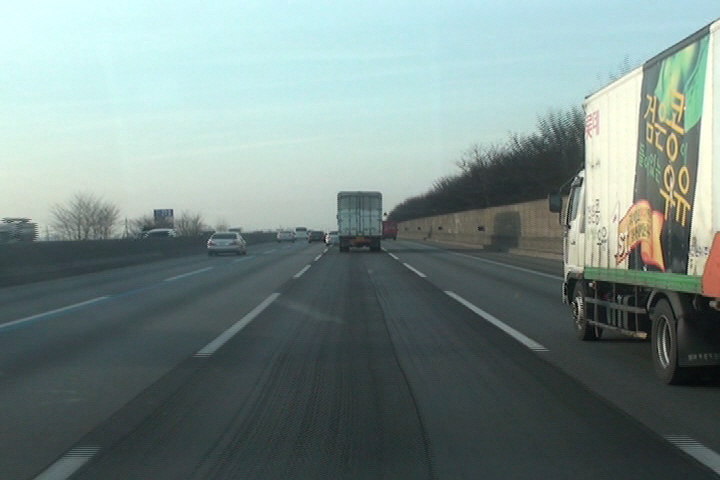
//> input picture 과제-opencv/Project3/Project1/00001.jpg, 720 x 480 px
$ ./소스   (built with g++ and OpenCV 4)
//> lines starting //> are read from the running program, lines starting //| are printed output that depends on the picture; after the words box and inside, x2 and y2 are one past the last pixel; in counts of white or black regions, pixels touching at a corner belong together
#include <opencv2/opencv.hpp>
#include <iostream>

using namespace cv;
using namespace std;

void ExtractByHsv(Mat hsv, Mat bin);
void HoughTransform(Mat mbin, Mat dst);
void main()
{
	Mat source = imread("00001.jpg");		// 원본 영상
//> source is the input picture: 480 rows x 720 cols, CV_8UC3; mean B, G, R 134.2, 137.3, 119.9
	Mat hsv = Mat(source.size(), CV_8UC3);

	cvtColor(source, hsv, CV_BGR2HSV);
//> hsv: 480 rows x 720 cols, CV_8UC3; mean H, S, V 81.9, 42.5, 139.3
	Mat channel[3];
	split(hsv, channel);
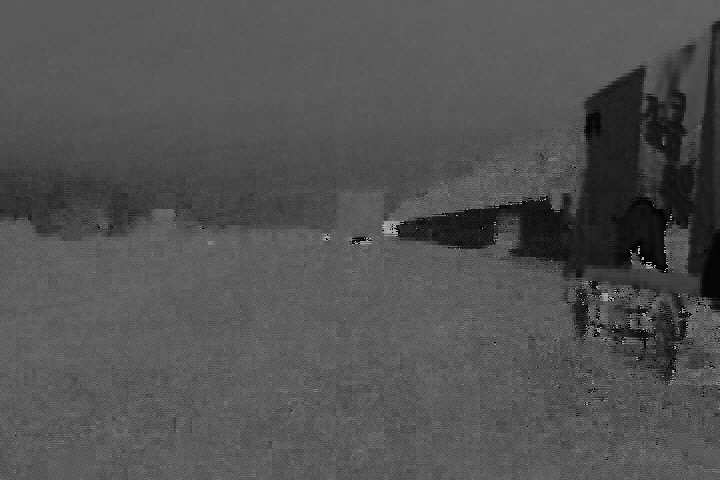
//> channel[0]: 480 rows x 720 cols, CV_8UC1; min 0, max 179, mean 81.9
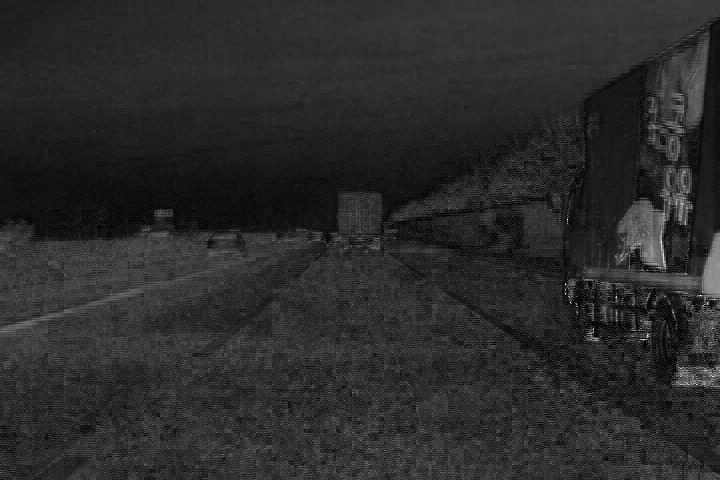
//> channel[1]: 480 rows x 720 cols, CV_8UC1; min 0, max 255, mean 42.5
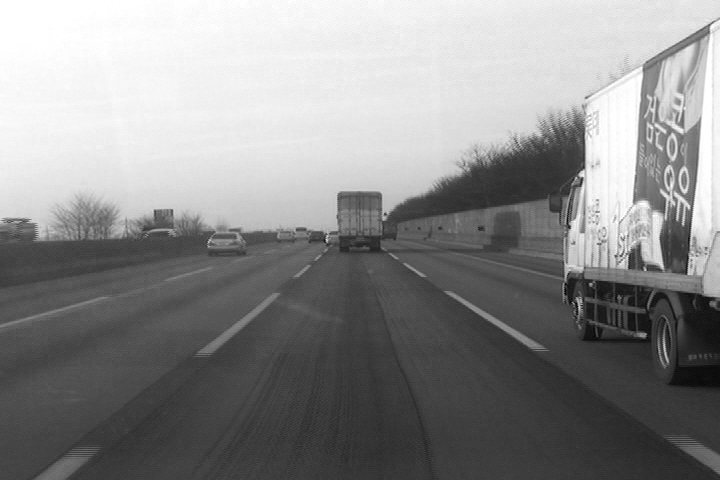
//> channel[2]: 480 rows x 720 cols, CV_8UC1; min 1, max 255, mean 139.3
	HoughTransform(channel[0], source);

	imshow("source", source);
	waitKey(0);
}

void ExtractByHsv(Mat hsv, Mat bin)
{
	const int width = hsv.cols;		// 영상의 가로 크기
	const int height = hsv.rows;	// 영상의 세로 크기
	for (int y = 0; y < height; y++)
	{
		for (int x = 0; x < width; x++)
		{
			Vec3b val = hsv.at<Vec3b>(y, x);
			if ((90 < val[0] && val[0] < 140)		// 색상
				&& (90 < val[1] && val[1] < 360)	// 채도
				&& (90 < val[2] && val[2] < 360)	// 명도
				)
			{
				bin.at<unsigned char>(y, x) = 255;
			}
			else
			{
				bin.at<unsigned char>(y, x) = 0;
			}
		}
	}
}

void HoughTransform(Mat mbin, Mat dst)
{

	IplImage* bin = cvCloneImage(&(IplImage)mbin);
	CvMemStorage* storage = cvCreateMemStorage(0);
	CvSeq* lines = 0;
	lines = cvHoughLines2(bin, storage, CV_HOUGH_STANDARD, 1, CV_PI / 180, 10);
//> lines = 9115 lines (rho, theta), first 12: [339, 0.79], [342, 0.79], [344, 0.79], [346, 0.79], [349, 0.79], [351, 0.79], [354, 0.79], [356, 0.79], [359, 0.79], [361, 0.79], [363, 0.79], [366, 0.79]

	for (int i = 0; i < MIN(lines->total, 10); i++)
	{
		float* line = (float*)cvGetSeqElem(lines, i);
		//그리기 위한 임시라인
		float rho = line[0];
		float theta = line[1];
		//극좌표를 직교좌표로 바꿔준다.
		CvPoint pt1, pt2;
		double a = cos(theta), b = sin(theta);
		double x0 = a * rho, y0 = b * rho;//직선이 지나는
		//무한히 긴 라인을 그리기 위한 작업
		pt1.x = cvRound(x0 + 1000 * (-b));
		pt1.y = cvRound(y0 + 1000 * (a));
		pt2.x = cvRound(x0 - 1000 * (-b));
		pt2.y = cvRound(y0 - 1000 * (a));
		cv::line(dst, pt1, pt2, Scalar(0, 0, 255));
	}
//> this loop made 10 passes
//> (rho, x0, y0) on passes 1 to 10: (339, 239.7, 239.7), (342, 241.8, 241.8), (344, 243.2, 243.2), (346, 244.7, 244.7), (349, 246.8, 246.8), (351, 248.2, 248.2), (354, 250.3, 250.3), (356, 251.7, 251.7), (359, 253.9, 253.9), (361, 255.3, 255.3)
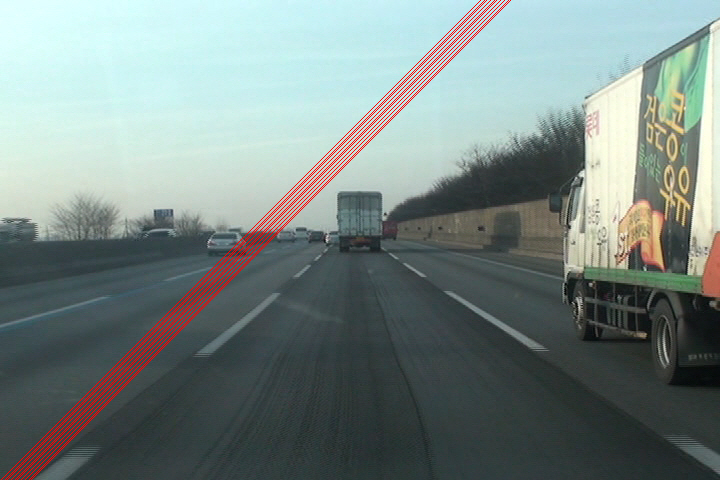
//> dst: 480 rows x 720 cols, CV_8UC3; 1.39% of pixels changed, all inside (x1, y1, x2, y2) = (1, 0, 511, 480)
	cvReleaseMemStorage(&storage);
}

$ run again, with 과제-opencv/Project3/Project1/00745.jpg copied over 과제-opencv/Project3/Project1/00001.jpg
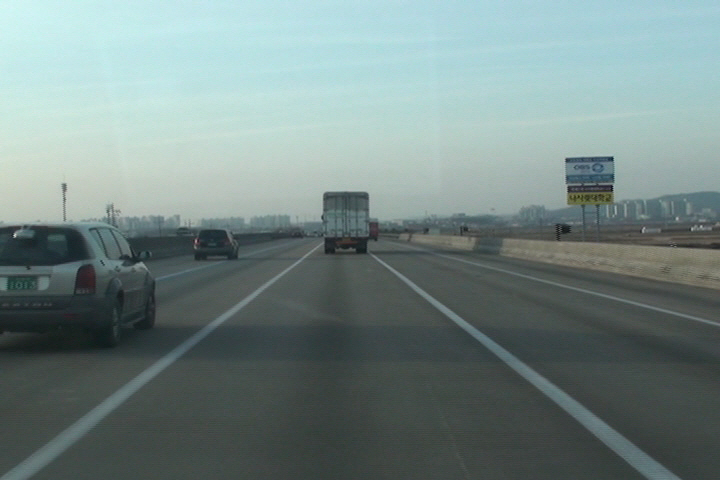
//> input picture 과제-opencv/Project3/Project1/00745.jpg, 720 x 480 px
//> source is the input picture: 480 rows x 720 cols, CV_8UC3; mean B, G, R 133.6, 135.6, 117.8
//> hsv: 480 rows x 720 cols, CV_8UC3; mean H, S, V 82.6, 36.2, 136.9
//> `split(hsv, channel);`:
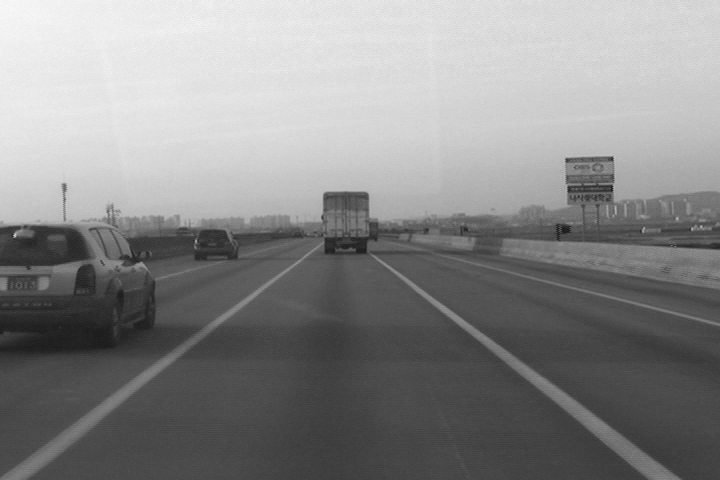
//> channel[2]: 480 rows x 720 cols, CV_8UC1; min 22, max 249, mean 136.9
//> lines = 9209 lines (rho, theta), first 12: [339, 0.79], [342, 0.79], [349, 0.79], [351, 0.79], [354, 0.79], [356, 0.79], [359, 0.79], [361, 0.79], [363, 0.79], [366, 0.79], [368, 0.79], [371, 0.79]
//> the loop in HoughTransform, `for (int i = 0; i < MIN(lines->total, 10); i++)` made 10 passes
//> (rho, x0, y0) on passes 1 to 8: (339, 239.7, 239.7), (342, 241.8, 241.8), (349, 246.8, 246.8), (351, 248.2, 248.2), (354, 250.3, 250.3), (356, 251.7, 251.7), (359, 253.9, 253.9), (361, 255.3, 255.3)
//> after the loop in HoughTransform, `for (int i = 0; i < MIN(lines->total, 10); i++)`:
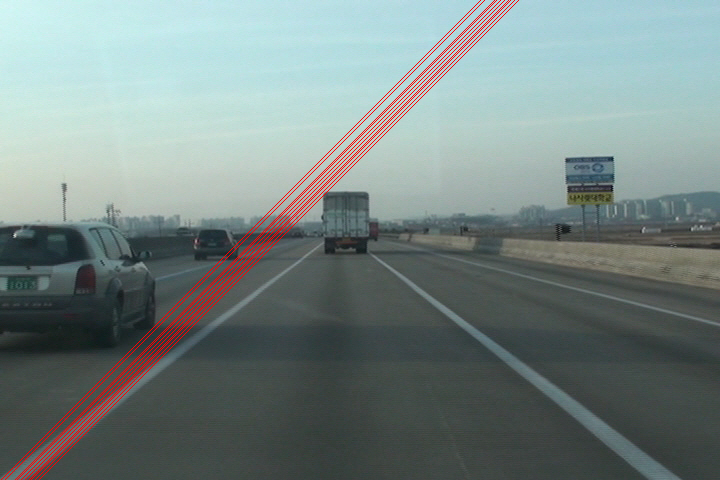
//> dst: 480 rows x 720 cols, CV_8UC3; 1.39% of pixels changed, all inside (x1, y1, x2, y2) = (1, 0, 519, 480)
